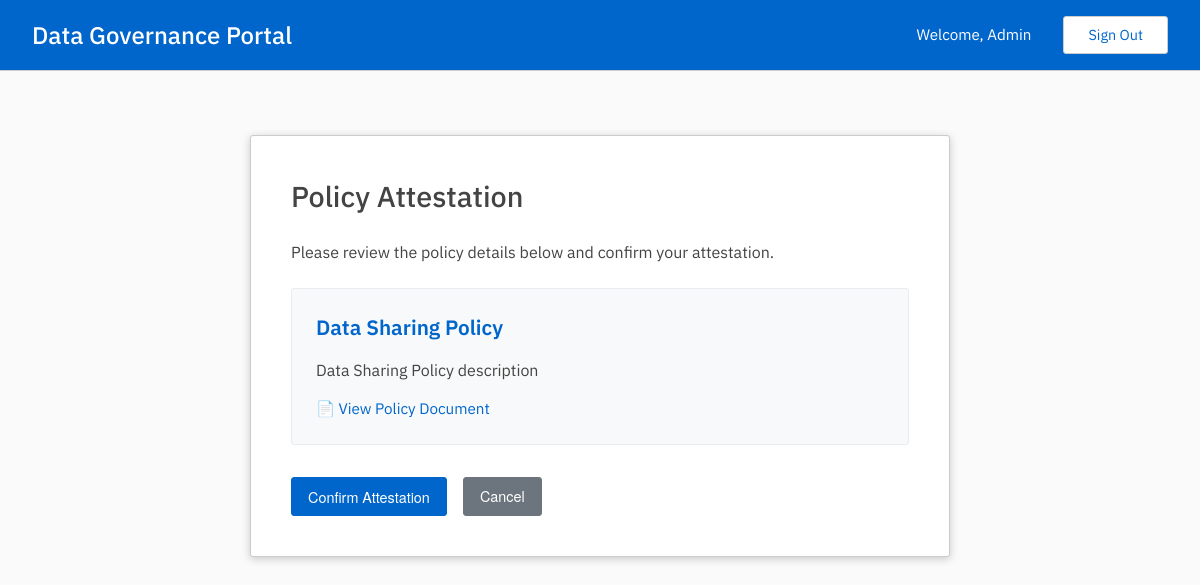
Page /user/attest/c454615d-4b4d-4f78-8530-382ea361244b (signed in) on the committed database.
### tables this page shows
CREATE TABLE policies(
        uuid TEXT UNIQUE NOT NULL PRIMARY KEY,
        name TEXT UNIQUE NOT NULL,
        description TEXT,
        pdf_link TEXT
        );

### user.py (the view)
@user.route('/attest/<assignment_uuid>', methods=['GET', 'POST'])
@login_required
def attest(assignment_uuid):
    if request.method == 'POST':
        write_attest_assignment(assignment_uuid)
        return redirect(url_for('user.dashboard'))
    assignment = read_get_assignment(uuid=assignment_uuid)
    policy = read_get_policy(uuid=assignment["data"]["policy"])
    return render_template('user/attest.html', assignment_uuid=assignment_uuid, policy=policy)

### auth.py (called while the page is built)
def login_required(f):
    @wraps(f)
    def wrap(*args, **kwargs):
        if session:
            return f(*args, **kwargs)
        else:
            print("401: User is not logged in.")
            return redirect(url_for('login'))
    return wrap

### db.py (called while the page is built, shortened)
def get_conn_curs():
    conn = sqlite3.connect(DATABASE)
    conn.row_factory = sqlite3.Row
    curs = conn.cursor()
    curs.execute("PRAGMA foreign_keys = ON")
    return conn, curs

def commit_close(conn, curs):
    conn.commit()
    curs.close()
    conn.close()

def get_policy(uuid=None, name=None):
    conn, curs = get_conn_curs()
    if uuid:
        curs.execute("SELECT * FROM policies WHERE uuid = ?", (uuid,))
    elif name:
        curs.execute("SELECT * FROM policies WHERE name = ?", (name,))
    policy = curs.fetchone()
    commit_close(conn, curs)
    if not policy:
        return {
            "status": "404",
            "message": "Policy not found",
            "data": None
            }
    return {
        "status": "200",
        "message": "Policy found successfully",
        "data": dict(policy)
        }

def get_assignment(uuid=None, user=None, policy=None):
    conn, curs = get_conn_curs()
    if uuid:
        curs.execute("SELECT * FROM assignments WHERE uuid = ?", (uuid,))
    elif user and policy:
        curs.execute("SELECT * FROM assignments WHERE user = ? AND policy = ?", (user, policy,))
    assignment = curs.fetchone()
    commit_close(conn, curs)
    if not assignment:
        return {
            "status": "404",
            "message": "Assignment not found",
            "data": None
            }
    return {
        "status": "200",
        "message": "Assignment found successfully",
        "data": dict(assignment)
        }

### templates/user/attest.html (shortened to what this page needs)
{% extends "base.html" %}
{% block content %}
<div class="attest-container">
    <div class="attest-card">
        <h2>Policy Attestation</h2>
        <p class="mb-3">Please review the policy details below and confirm your attestation.</p>
        <div class="policy-details">
            <h3 class="policy-name">{{ policy["data"]["name"] }}</h3>
            {% if policy["data"]["description"] %}
            <p class="policy-description">{{ policy["data"]["description"] }}</p>
            {% endif %}
            {% if policy["data"]["pdf_link"] %}
            <a href="{{ policy['data']['pdf_link'] }}" target="_blank" class="policy-link">
                📄 View Policy Document
            </a>
            {% endif %}
        </div>
        <form method="POST">
            <div class="attest-actions">
                <button type="submit" class="btn btn-action">
                    Confirm Attestation
                </button>
                <a href="{{ url_for('user.dashboard') }}" class="btn btn-secondary">
                    Cancel
                </a>
            </div>
        </form>
    </div>
</div>
{% endblock %}

### static/styles.css (style rules this page uses)
* { margin: 0; padding: 0; box-sizing: border-box; }
body { font-family: 'IBM Plex Sans'; color: #444; line-height: 1.42; min-height: 100vh; display: flex; flex-direction: column; background-color: #fafafa; }
.btn { padding: 0.5rem 1rem; border-radius: 3px; text-decoration: none; font-size: 0.9rem; cursor: pointer; transition: all 0.3s ease; border: 1px solid transparent; display: inline-block; text-align: center; font-family: 'Helvetica Neue', 'Helvetica', 'Arial', sans-serif; }
.btn-action { background-color: #06c; color: white; border-color: #06c; }
.btn-secondary { background-color: #6c757d; color: white; border-color: #6c757d; }
.attest-container { max-width: 700px; margin: 2rem auto; }
.attest-card { background-color: white; border-radius: 3px; padding: 2.5rem; box-shadow: rgba(0,0,0,0.2) 0 2px 8px; border: 1px solid #ccc; }
.attest-card h2 { color: #444; font-size: 1.8rem; margin-bottom: 1.5rem; font-weight: 500; }
.policy-details { background-color: #f8f9fa; padding: 1.5rem; border-radius: 3px; margin-bottom: 2rem; border: 1px solid #e9ecef; }
.policy-name { color: #06c; font-size: 1.3rem; font-weight: 600; margin-bottom: 1rem; }
.policy-description { color: #444; margin-bottom: 1rem; line-height: 1.42; }
.policy-link { display: inline-flex; align-items: center; gap: 0.5rem; color: #06c; text-decoration: none; font-size: 0.95rem; transition: color 0.3s ease; }
.attest-actions { display: flex; gap: 1rem; margin-top: 2rem; }
.mb-3 { margin-bottom: 1.5rem; }

### rows in the picture
policies: data.name "Data Sharing Policy", data.description "Data Sharing Policy description"

### other values in the picture
{{ session['user']['name'] }} "Admin"
